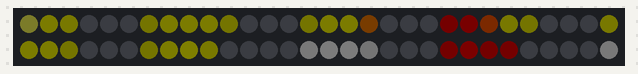
Recording of a sketch running on a simulated Arduino Uno, built with avr-gcc and run on an emulated ATmega328P. Parts: 60 RGB LEDs in strip order, left to right, continuing on the next row. Dim RGB values are drawn brighter than linear.

Above: at 3.46 s.
At 7.98 s:
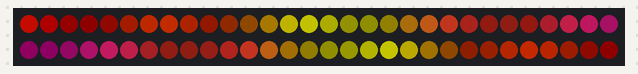
At 12.5 s:
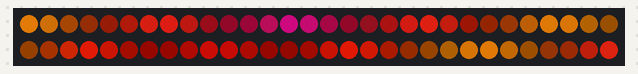
At 21.56 s:
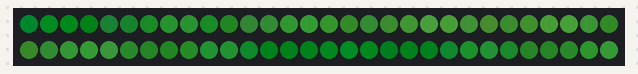
At 30.6 s:
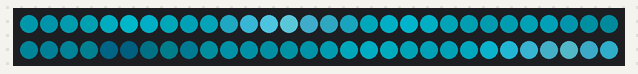
At 39.65 s:
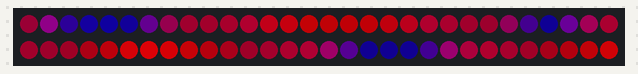

The sketch:

13ColorWavesWithPalettes.ino
```cpp
#include "FastLED.h"

// ColorWavesWithPalettes
// Animated shifting color waves, with several cross-fading color palettes.
// by Mark Kriegsman, August 2015
//
// Color palettes courtesy of cpt-city and its contributors:
//   http://soliton.vm.bytemark.co.uk/pub/cpt-city/
//
// Color palettes converted for FastLED using "PaletteKnife" v1:
//   http://fastled.io/tools/paletteknife/
//

#if FASTLED_VERSION < 3001000
#error "Requires FastLED 3.1 or later; check github for latest code."
#endif

#define DATA_PIN    3
//#define CLK_PIN   4
#define LED_TYPE    WS2811
#define COLOR_ORDER GRB
#define NUM_LEDS    60
#define BRIGHTNESS  255

CRGB leds[NUM_LEDS];

// ten seconds per color palette makes a good demo
// 20-120 is better for deployment
#define SECONDS_PER_PALETTE 10


void setup() {
  delay(3000); // 3 second delay for recovery

  // tell FastLED about the LED strip configuration
  FastLED.addLeds<LED_TYPE,DATA_PIN,COLOR_ORDER>(leds, NUM_LEDS)
    //.setCorrection(TypicalLEDStrip) // cpt-city palettes have different color balance
    .setDither(BRIGHTNESS < 255);

  // set master brightness control
  FastLED.setBrightness(BRIGHTNESS);
}

// Forward declarations of an array of cpt-city gradient palettes, and
// a count of how many there are.  The actual color palette definitions
// are at the bottom of this file.
extern const TProgmemRGBGradientPalettePtr gGradientPalettes[];
extern const uint8_t gGradientPaletteCount;

// Current palette number from the 'playlist' of color palettes
uint8_t gCurrentPaletteNumber = 0;

CRGBPalette16 gCurrentPalette( CRGB::Black);
CRGBPalette16 gTargetPalette( gGradientPalettes[0] );


void loop()
{
  EVERY_N_SECONDS( SECONDS_PER_PALETTE ) {
    gCurrentPaletteNumber = addmod8( gCurrentPaletteNumber, 1, gGradientPaletteCount);
    gTargetPalette = gGradientPalettes[ gCurrentPaletteNumber ];
  }

  EVERY_N_MILLISECONDS(40) {
    nblendPaletteTowardPalette( gCurrentPalette, gTargetPalette, 16);
  }

  colorwaves( leds, NUM_LEDS, gCurrentPalette);

  FastLED.show();
  FastLED.delay(20);
}


// This function draws color waves with an ever-changing,
// widely-varying set of parameters, using a color palette.
void colorwaves( CRGB* ledarray, uint16_t numleds, CRGBPalette16& palette)
{
  static uint16_t sPseudotime = 0;
  static uint16_t sLastMillis = 0;
  static uint16_t sHue16 = 0;

  uint8_t sat8 = beatsin88( 87, 220, 250);
  uint8_t brightdepth = beatsin88( 341, 96, 224);
  uint16_t brightnessthetainc16 = beatsin88( 203, (25 * 256), (40 * 256));
  uint8_t msmultiplier = beatsin88(147, 23, 60);

  uint16_t hue16 = sHue16;//gHue * 256;
  uint16_t hueinc16 = beatsin88(113, 300, 1500);

  uint16_t ms = millis();
  uint16_t deltams = ms - sLastMillis ;
  sLastMillis  = ms;
  sPseudotime += deltams * msmultiplier;
  sHue16 += deltams * beatsin88( 400, 5,9);
  uint16_t brightnesstheta16 = sPseudotime;

  for( uint16_t i = 0 ; i < numleds; i++) {
    hue16 += hueinc16;
    uint8_t hue8 = hue16 / 256;
    uint16_t h16_128 = hue16 >> 7;
    if( h16_128 & 0x100) {
      hue8 = 255 - (h16_128 >> 1);
    } else {
      hue8 = h16_128 >> 1;
    }

    brightnesstheta16  += brightnessthetainc16;
    uint16_t b16 = sin16( brightnesstheta16  ) + 32768;

    uint16_t bri16 = (uint32_t)((uint32_t)b16 * (uint32_t)b16) / 65536;
    uint8_t bri8 = (uint32_t)(((uint32_t)bri16) * brightdepth) / 65536;
    bri8 += (255 - brightdepth);

    uint8_t index = hue8;
    //index = triwave8( index);
    index = scale8( index, 240);

    CRGB newcolor = ColorFromPalette( palette, index, bri8);

    uint16_t pixelnumber = i;
    pixelnumber = (numleds-1) - pixelnumber;

    nblend( ledarray[pixelnumber], newcolor, 128);
  }
}

// Alternate rendering function just scrolls the current palette
// across the defined LED strip.
void palettetest( CRGB* ledarray, uint16_t numleds, const CRGBPalette16& gCurrentPalette)
{
  static uint8_t startindex = 0;
  startindex--;
  fill_palette( ledarray, numleds, startindex, (256 / NUM_LEDS) + 1, gCurrentPalette, 255, LINEARBLEND);
}


// Gradient Color Palette definitions for 33 different cpt-city color palettes.
//    956 bytes of PROGMEM for all of the palettes together,
//   +618 bytes of PROGMEM for gradient palette code (AVR).
//  1,494 bytes total for all 34 color palettes and associated code.

// Gradient palette "ib_jul01_gp", originally from
// http://soliton.vm.bytemark.co.uk/pub/cpt-city/ing/xmas/tn/ib_jul01.png.index.html
// converted for FastLED with gammas (2.6, 2.2, 2.5)
// Size: 16 bytes of program space.

DEFINE_GRADIENT_PALETTE( ib_jul01_gp ) {
    0, 194,  1,  1,
   94,   1, 29, 18,
  132,  57,131, 28,
  255, 113,  1,  1};

// Gradient palette "es_vintage_57_gp", originally from
// http://soliton.vm.bytemark.co.uk/pub/cpt-city/es/vintage/tn/es_vintage_57.png.index.html
// converted for FastLED with gammas (2.6, 2.2, 2.5)
// Size: 20 bytes of program space.

DEFINE_GRADIENT_PALETTE( es_vintage_57_gp ) {
    0,   2,  1,  1,
   53,  18,  1,  0,
  104,  69, 29,  1,
  153, 167,135, 10,
  255,  46, 56,  4};

// Gradient palette "es_vintage_01_gp", originally from
// http://soliton.vm.bytemark.co.uk/pub/cpt-city/es/vintage/tn/es_vintage_01.png.index.html
// converted for FastLED with gammas (2.6, 2.2, 2.5)
// Size: 32 bytes of program space.

DEFINE_GRADIENT_PALETTE( es_vintage_01_gp ) {
    0,   4,  1,  1,
   51,  16,  0,  1,
   76,  97,104,  3,
  101, 255,131, 19,
  127,  67,  9,  4,
  153,  16,  0,  1,
  229,   4,  1,  1,
  255,   4,  1,  1};

// Gradient palette "es_rivendell_15_gp", originally from
// http://soliton.vm.bytemark.co.uk/pub/cpt-city/es/rivendell/tn/es_rivendell_15.png.index.html
// converted for FastLED with gammas (2.6, 2.2, 2.5)
// Size: 20 bytes of program space.

DEFINE_GRADIENT_PALETTE( es_rivendell_15_gp ) {
    0,   1, 14,  5,
  101,  16, 36, 14,
  165,  56, 68, 30,
  242, 150,156, 99,
  255, 150,156, 99};

// Gradient palette "rgi_15_gp", originally from
// http://soliton.vm.bytemark.co.uk/pub/cpt-city/ds/rgi/tn/rgi_15.png.index.html
// converted for FastLED with gammas (2.6, 2.2, 2.5)
// Size: 36 bytes of program space.

DEFINE_GRADIENT_PALETTE( rgi_15_gp ) {
    0,   4,  1, 31,
   31,  55,  1, 16,
   63, 197,  3,  7,
   95,  59,  2, 17,
  127,   6,  2, 34,
  159,  39,  6, 33,
  191, 112, 13, 32,
  223,  56,  9, 35,
  255,  22,  6, 38};

// Gradient palette "retro2_16_gp", originally from
// http://soliton.vm.bytemark.co.uk/pub/cpt-city/ma/retro2/tn/retro2_16.png.index.html
// converted for FastLED with gammas (2.6, 2.2, 2.5)
// Size: 8 bytes of program space.

DEFINE_GRADIENT_PALETTE( retro2_16_gp ) {
    0, 188,135,  1,
  255,  46,  7,  1};

// Gradient palette "Analogous_1_gp", originally from
// http://soliton.vm.bytemark.co.uk/pub/cpt-city/nd/red/tn/Analogous_1.png.index.html
// converted for FastLED with gammas (2.6, 2.2, 2.5)
// Size: 20 bytes of program space.

DEFINE_GRADIENT_PALETTE( Analogous_1_gp ) {
    0,   3,  0,255,
   63,  23,  0,255,
  127,  67,  0,255,
  191, 142,  0, 45,
  255, 255,  0,  0};

// Gradient palette "es_pinksplash_08_gp", originally from
// http://soliton.vm.bytemark.co.uk/pub/cpt-city/es/pink_splash/tn/es_pinksplash_08.png.index.html
// converted for FastLED with gammas (2.6, 2.2, 2.5)
// Size: 20 bytes of program space.

DEFINE_GRADIENT_PALETTE( es_pinksplash_08_gp ) {
    0, 126, 11,255,
  127, 197,  1, 22,
  175, 210,157,172,
  221, 157,  3,112,
  255, 157,  3,112};

// Gradient palette "es_pinksplash_07_gp", originally from
// http://soliton.vm.bytemark.co.uk/pub/cpt-city/es/pink_splash/tn/es_pinksplash_07.png.index.html
// converted for FastLED with gammas (2.6, 2.2, 2.5)
// Size: 28 bytes of program space.

DEFINE_GRADIENT_PALETTE( es_pinksplash_07_gp ) {
    0, 229,  1,  1,
   61, 242,  4, 63,
  101, 255, 12,255,
  127, 249, 81,252,
  153, 255, 11,235,
  193, 244,  5, 68,
  255, 232,  1,  5};

// Gradient palette "Coral_reef_gp", originally from
// http://soliton.vm.bytemark.co.uk/pub/cpt-city/nd/other/tn/Coral_reef.png.index.html
// converted for FastLED with gammas (2.6, 2.2, 2.5)
// Size: 24 bytes of program space.

DEFINE_GRADIENT_PALETTE( Coral_reef_gp ) {
    0,  40,199,197,
   50,  10,152,155,
   96,   1,111,120,
   96,  43,127,162,
  139,  10, 73,111,
  255,   1, 34, 71};

// Gradient palette "es_ocean_breeze_068_gp", originally from
// http://soliton.vm.bytemark.co.uk/pub/cpt-city/es/ocean_breeze/tn/es_ocean_breeze_068.png.index.html
// converted for FastLED with gammas (2.6, 2.2, 2.5)
// Size: 24 bytes of program space.

DEFINE_GRADIENT_PALETTE( es_ocean_breeze_068_gp ) {
    0, 100,156,153,
   51,   1, 99,137,
  101,   1, 68, 84,
  104,  35,142,168,
  178,   0, 63,117,
  255,   1, 10, 10};

// Gradient palette "es_ocean_breeze_036_gp", originally from
// http://soliton.vm.bytemark.co.uk/pub/cpt-city/es/ocean_breeze/tn/es_ocean_breeze_036.png.index.html
// converted for FastLED with gammas (2.6, 2.2, 2.5)
// Size: 16 bytes of program space.

DEFINE_GRADIENT_PALETTE( es_ocean_breeze_036_gp ) {
    0,   1,  6,  7,
   89,   1, 99,111,
  153, 144,209,255,
  255,   0, 73, 82};

// Gradient palette "departure_gp", originally from
// http://soliton.vm.bytemark.co.uk/pub/cpt-city/mjf/tn/departure.png.index.html
// converted for FastLED with gammas (2.6, 2.2, 2.5)
// Size: 88 bytes of program space.

DEFINE_GRADIENT_PALETTE( departure_gp ) {
    0,   8,  3,  0,
   42,  23,  7,  0,
   63,  75, 38,  6,
   84, 169, 99, 38,
  106, 213,169,119,
  116, 255,255,255,
  138, 135,255,138,
  148,  22,255, 24,
  170,   0,255,  0,
  191,   0,136,  0,
  212,   0, 55,  0,
  255,   0, 55,  0};

// Gradient palette "es_landscape_64_gp", originally from
// http://soliton.vm.bytemark.co.uk/pub/cpt-city/es/landscape/tn/es_landscape_64.png.index.html
// converted for FastLED with gammas (2.6, 2.2, 2.5)
// Size: 36 bytes of program space.

DEFINE_GRADIENT_PALETTE( es_landscape_64_gp ) {
    0,   0,  0,  0,
   37,   2, 25,  1,
   76,  15,115,  5,
  127,  79,213,  1,
  128, 126,211, 47,
  130, 188,209,247,
  153, 144,182,205,
  204,  59,117,250,
  255,   1, 37,192};

// Gradient palette "es_landscape_33_gp", originally from
// http://soliton.vm.bytemark.co.uk/pub/cpt-city/es/landscape/tn/es_landscape_33.png.index.html
// converted for FastLED with gammas (2.6, 2.2, 2.5)
// Size: 24 bytes of program space.

DEFINE_GRADIENT_PALETTE( es_landscape_33_gp ) {
    0,   1,  5,  0,
   19,  32, 23,  1,
   38, 161, 55,  1,
   63, 229,144,  1,
   66,  39,142, 74,
  255,   1,  4,  1};

// Gradient palette "rainbowsherbet_gp", originally from
// http://soliton.vm.bytemark.co.uk/pub/cpt-city/ma/icecream/tn/rainbowsherbet.png.index.html
// converted for FastLED with gammas (2.6, 2.2, 2.5)
// Size: 28 bytes of program space.

DEFINE_GRADIENT_PALETTE( rainbowsherbet_gp ) {
    0, 255, 33,  4,
   43, 255, 68, 25,
   86, 255,  7, 25,
  127, 255, 82,103,
  170, 255,255,242,
  209,  42,255, 22,
  255,  87,255, 65};

// Gradient palette "gr65_hult_gp", originally from
// http://soliton.vm.bytemark.co.uk/pub/cpt-city/hult/tn/gr65_hult.png.index.html
// converted for FastLED with gammas (2.6, 2.2, 2.5)
// Size: 24 bytes of program space.

DEFINE_GRADIENT_PALETTE( gr65_hult_gp ) {
    0, 247,176,247,
   48, 255,136,255,
   89, 220, 29,226,
  160,   7, 82,178,
  216,   1,124,109,
  255,   1,124,109};

// Gradient palette "gr64_hult_gp", originally from
// http://soliton.vm.bytemark.co.uk/pub/cpt-city/hult/tn/gr64_hult.png.index.html
// converted for FastLED with gammas (2.6, 2.2, 2.5)
// Size: 32 bytes of program space.

DEFINE_GRADIENT_PALETTE( gr64_hult_gp ) {
    0,   1,124,109,
   66,   1, 93, 79,
  104,  52, 65,  1,
  130, 115,127,  1,
  150,  52, 65,  1,
  201,   1, 86, 72,
  239,   0, 55, 45,
  255,   0, 55, 45};

// Gradient palette "GMT_drywet_gp", originally from
// http://soliton.vm.bytemark.co.uk/pub/cpt-city/gmt/tn/GMT_drywet.png.index.html
// converted for FastLED with gammas (2.6, 2.2, 2.5)
// Size: 28 bytes of program space.

DEFINE_GRADIENT_PALETTE( GMT_drywet_gp ) {
    0,  47, 30,  2,
   42, 213,147, 24,
   84, 103,219, 52,
  127,   3,219,207,
  170,   1, 48,214,
  212,   1,  1,111,
  255,   1,  7, 33};

// Gradient palette "ib15_gp", originally from
// http://soliton.vm.bytemark.co.uk/pub/cpt-city/ing/general/tn/ib15.png.index.html
// converted for FastLED with gammas (2.6, 2.2, 2.5)
// Size: 24 bytes of program space.

DEFINE_GRADIENT_PALETTE( ib15_gp ) {
    0, 113, 91,147,
   72, 157, 88, 78,
   89, 208, 85, 33,
  107, 255, 29, 11,
  141, 137, 31, 39,
  255,  59, 33, 89};

// Gradient palette "Fuschia_7_gp", originally from
// http://soliton.vm.bytemark.co.uk/pub/cpt-city/ds/fuschia/tn/Fuschia-7.png.index.html
// converted for FastLED with gammas (2.6, 2.2, 2.5)
// Size: 20 bytes of program space.

DEFINE_GRADIENT_PALETTE( Fuschia_7_gp ) {
    0,  43,  3,153,
   63, 100,  4,103,
  127, 188,  5, 66,
  191, 161, 11,115,
  255, 135, 20,182};

// Gradient palette "es_emerald_dragon_08_gp", originally from
// http://soliton.vm.bytemark.co.uk/pub/cpt-city/es/emerald_dragon/tn/es_emerald_dragon_08.png.index.html
// converted for FastLED with gammas (2.6, 2.2, 2.5)
// Size: 16 bytes of program space.

DEFINE_GRADIENT_PALETTE( es_emerald_dragon_08_gp ) {
    0,  97,255,  1,
  101,  47,133,  1,
  178,  13, 43,  1,
  255,   2, 10,  1};

// Gradient palette "lava_gp", originally from
// http://soliton.vm.bytemark.co.uk/pub/cpt-city/neota/elem/tn/lava.png.index.html
// converted for FastLED with gammas (2.6, 2.2, 2.5)
// Size: 52 bytes of program space.

DEFINE_GRADIENT_PALETTE( lava_gp ) {
    0,   0,  0,  0,
   46,  18,  0,  0,
   96, 113,  0,  0,
  108, 142,  3,  1,
  119, 175, 17,  1,
  146, 213, 44,  2,
  174, 255, 82,  4,
  188, 255,115,  4,
  202, 255,156,  4,
  218, 255,203,  4,
  234, 255,255,  4,
  244, 255,255, 71,
  255, 255,255,255};

// Gradient palette "fire_gp", originally from
// http://soliton.vm.bytemark.co.uk/pub/cpt-city/neota/elem/tn/fire.png.index.html
// converted for FastLED with gammas (2.6, 2.2, 2.5)
// Size: 28 bytes of program space.

DEFINE_GRADIENT_PALETTE( fire_gp ) {
    0,   1,  1,  0,
   76,  32,  5,  0,
  146, 192, 24,  0,
  197, 220,105,  5,
  240, 252,255, 31,
  250, 252,255,111,
  255, 255,255,255};

// Gradient palette "Colorfull_gp", originally from
// http://soliton.vm.bytemark.co.uk/pub/cpt-city/nd/atmospheric/tn/Colorfull.png.index.html
// converted for FastLED with gammas (2.6, 2.2, 2.5)
// Size: 44 bytes of program space.

DEFINE_GRADIENT_PALETTE( Colorfull_gp ) {
    0,  10, 85,  5,
   25,  29,109, 18,
   60,  59,138, 42,
   93,  83, 99, 52,
  106, 110, 66, 64,
  109, 123, 49, 65,
  113, 139, 35, 66,
  116, 192,117, 98,
  124, 255,255,137,
  168, 100,180,155,
  255,  22,121,174};

// Gradient palette "Magenta_Evening_gp", originally from
// http://soliton.vm.bytemark.co.uk/pub/cpt-city/nd/atmospheric/tn/Magenta_Evening.png.index.html
// converted for FastLED with gammas (2.6, 2.2, 2.5)
// Size: 28 bytes of program space.

DEFINE_GRADIENT_PALETTE( Magenta_Evening_gp ) {
    0,  71, 27, 39,
   31, 130, 11, 51,
   63, 213,  2, 64,
   70, 232,  1, 66,
   76, 252,  1, 69,
  108, 123,  2, 51,
  255,  46,  9, 35};

// Gradient palette "Pink_Purple_gp", originally from
// http://soliton.vm.bytemark.co.uk/pub/cpt-city/nd/atmospheric/tn/Pink_Purple.png.index.html
// converted for FastLED with gammas (2.6, 2.2, 2.5)
// Size: 44 bytes of program space.

DEFINE_GRADIENT_PALETTE( Pink_Purple_gp ) {
    0,  19,  2, 39,
   25,  26,  4, 45,
   51,  33,  6, 52,
   76,  68, 62,125,
  102, 118,187,240,
  109, 163,215,247,
  114, 217,244,255,
  122, 159,149,221,
  149, 113, 78,188,
  183, 128, 57,155,
  255, 146, 40,123};

// Gradient palette "Sunset_Real_gp", originally from
// http://soliton.vm.bytemark.co.uk/pub/cpt-city/nd/atmospheric/tn/Sunset_Real.png.index.html
// converted for FastLED with gammas (2.6, 2.2, 2.5)
// Size: 28 bytes of program space.

DEFINE_GRADIENT_PALETTE( Sunset_Real_gp ) {
    0, 120,  0,  0,
   22, 179, 22,  0,
   51, 255,104,  0,
   85, 167, 22, 18,
  135, 100,  0,103,
  198,  16,  0,130,
  255,   0,  0,160};

// Gradient palette "es_autumn_19_gp", originally from
// http://soliton.vm.bytemark.co.uk/pub/cpt-city/es/autumn/tn/es_autumn_19.png.index.html
// converted for FastLED with gammas (2.6, 2.2, 2.5)
// Size: 52 bytes of program space.

DEFINE_GRADIENT_PALETTE( es_autumn_19_gp ) {
    0,  26,  1,  1,
   51,  67,  4,  1,
   84, 118, 14,  1,
  104, 137,152, 52,
  112, 113, 65,  1,
  122, 133,149, 59,
  124, 137,152, 52,
  135, 113, 65,  1,
  142, 139,154, 46,
  163, 113, 13,  1,
  204,  55,  3,  1,
  249,  17,  1,  1,
  255,  17,  1,  1};

// Gradient palette "BlacK_Blue_Magenta_White_gp", originally from
// http://soliton.vm.bytemark.co.uk/pub/cpt-city/nd/basic/tn/BlacK_Blue_Magenta_White.png.index.html
// converted for FastLED with gammas (2.6, 2.2, 2.5)
// Size: 28 bytes of program space.

DEFINE_GRADIENT_PALETTE( BlacK_Blue_Magenta_White_gp ) {
    0,   0,  0,  0,
   42,   0,  0, 45,
   84,   0,  0,255,
  127,  42,  0,255,
  170, 255,  0,255,
  212, 255, 55,255,
  255, 255,255,255};

// Gradient palette "BlacK_Magenta_Red_gp", originally from
// http://soliton.vm.bytemark.co.uk/pub/cpt-city/nd/basic/tn/BlacK_Magenta_Red.png.index.html
// converted for FastLED with gammas (2.6, 2.2, 2.5)
// Size: 20 bytes of program space.

DEFINE_GRADIENT_PALETTE( BlacK_Magenta_Red_gp ) {
    0,   0,  0,  0,
   63,  42,  0, 45,
  127, 255,  0,255,
  191, 255,  0, 45,
  255, 255,  0,  0};

// Gradient palette "BlacK_Red_Magenta_Yellow_gp", originally from
// http://soliton.vm.bytemark.co.uk/pub/cpt-city/nd/basic/tn/BlacK_Red_Magenta_Yellow.png.index.html
// converted for FastLED with gammas (2.6, 2.2, 2.5)
// Size: 28 bytes of program space.

DEFINE_GRADIENT_PALETTE( BlacK_Red_Magenta_Yellow_gp ) {
    0,   0,  0,  0,
   42,  42,  0,  0,
   84, 255,  0,  0,
  127, 255,  0, 45,
  170, 255,  0,255,
  212, 255, 55, 45,
  255, 255,255,  0};

// Gradient palette "Blue_Cyan_Yellow_gp", originally from
// http://soliton.vm.bytemark.co.uk/pub/cpt-city/nd/basic/tn/Blue_Cyan_Yellow.png.index.html
// converted for FastLED with gammas (2.6, 2.2, 2.5)
// Size: 20 bytes of program space.

DEFINE_GRADIENT_PALETTE( Blue_Cyan_Yellow_gp ) {
    0,   0,  0,255,
   63,   0, 55,255,
  127,   0,255,255,
  191,  42,255, 45,
  255, 255,255,  0};


// Single array of defined cpt-city color palettes.
// This will let us programmatically choose one based on
// a number, rather than having to activate each explicitly
// by name every time.
// Since it is const, this array could also be moved
// into PROGMEM to save SRAM, but for simplicity of illustration
// we'll keep it in a regular SRAM array.
//
// This list of color palettes acts as a "playlist"; you can
// add or delete, or re-arrange as you wish.
const TProgmemRGBGradientPalettePtr gGradientPalettes[] = {
  Sunset_Real_gp,
  es_rivendell_15_gp,
  es_ocean_breeze_036_gp,
  rgi_15_gp,
  retro2_16_gp,
  Analogous_1_gp,
  es_pinksplash_08_gp,
  Coral_reef_gp,
  es_ocean_breeze_068_gp,
  es_pinksplash_07_gp,
  es_vintage_01_gp,
  departure_gp,
  es_landscape_64_gp,
  es_landscape_33_gp,
  rainbowsherbet_gp,
  gr65_hult_gp,
  gr64_hult_gp,
  GMT_drywet_gp,
  ib_jul01_gp,
  es_vintage_57_gp,
  ib15_gp,
  Fuschia_7_gp,
  es_emerald_dragon_08_gp,
  lava_gp,
  fire_gp,
  Colorfull_gp,
  Magenta_Evening_gp,
  Pink_Purple_gp,
  es_autumn_19_gp,
  BlacK_Blue_Magenta_White_gp,
  BlacK_Magenta_Red_gp,
  BlacK_Red_Magenta_Yellow_gp,
  Blue_Cyan_Yellow_gp };


// Count of how many cpt-city gradients are defined:
const uint8_t gGradientPaletteCount =
  sizeof( gGradientPalettes) / sizeof( TProgmemRGBGradientPalettePtr );
```
